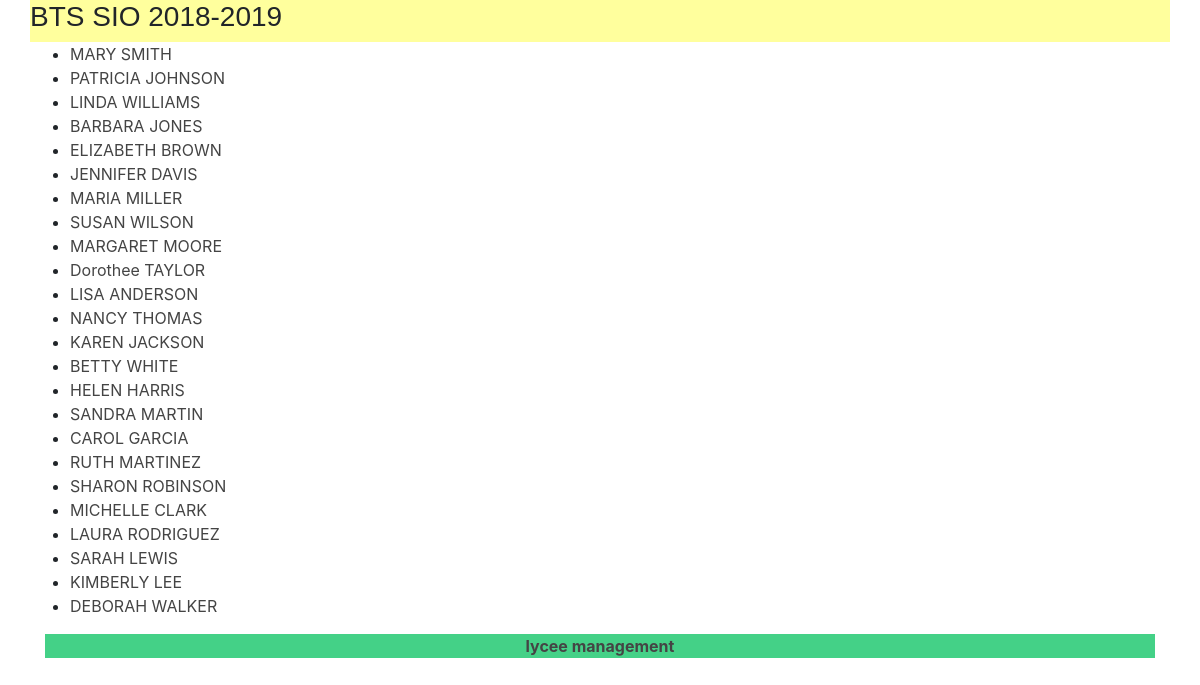
Screenshot of /lycee/3 with the database file from the repository.
### lycee/models.py (models this page shows, shortened)
class Cursus(models.Model):
    name = models.CharField(
        max_length=50,
        blank=False,
        null=True,
        default='aucun'
    )
    year_from_bac = models.SmallIntegerField(
        help_text="year since le bac",
        verbose_name="year",
        blank=False,
        null=True,
        default=0
    )
    scholar_year = models.CharField(
        max_length=9,
        blank=False,
        null=True,
        default='0000-00001'
    )

class Student(models.Model):
    first_name = models.CharField(
        max_length=50,
        blank=False,
        null=False
    )
    birth_date = models.DateField(
        verbose_name='date of birth',
        blank=False,
        null=True
    )
    last_name = models.CharField(
        verbose_name="lastname",
        help_text="last name of the student",
        blank=False,  # pas de champ vide
        null=False,  # pas de champ null (a conjuguer avec default
        default="???",
        max_length=255,  # taille maximale du champ
    )
    phone = models.CharField(
        verbose_name="Phone number",
        help_text="phone number of the student",
        blank=False,  # pas de champ vide
        null=False,  # pas de champ null (a conjuguer avec default
        default="0999999999",
        max_length=10,  # taille maximale du champ
    )
    email = models.EmailField(
        verbose_name="Email",
        help_text="",
        blank=False,  # pas de champ vide
        null=False,  # pas de champ null (a conjuguer avec default
        default="x@y.z",
        max_length=255,  # taille maximale du champ
    )
    comments = models.CharField(
        verbose_name="comments",
        help_text="some comments about the student",
        blank=True,
        null=False,  # pas de champ null (a conjuguer avec default
        default="",
        max_length=255,  # taille maximale du champ
    )
    cursus = models.ForeignKey(
        Cursus,
        on_delete=models.CASCADE,  # necessaire selon la version de Django
        null=True
    )

### lycee/views.py (the view)
# urls.py: path('lycee/<int:cursus_id>',views.detail,name='detail'),
def detail(request, cursus_id):
    cursus = Cursus.objects.get(pk=cursus_id)
    student_list = Student.objects.filter(cursus=cursus_id)
    context = {
        'cursus': cursus,
        'student_list': student_list
    }
    return render(request, 'lycee/cursus/detail_cursus.html', context)

### lycee/templates/lycee/cursus/detail_cursus.html (shortened to what this page needs)
{% extends 'master.html' %}
{% load static %}
{%if student_list%}
  {% block title %}
    {{cursus.name}} {{cursus.scholar_year}}
  {% endblock %}
  {% block content %}
    <div class="container">
        <div class="row">
          <ul>
          {% for student in student_list %}
            <li>
              <a href="/lycee/student/{{student.id}}">
                {{student.first_name}} {{student.last_name}}
              </a>
            </li>
          {% endfor %}
          </ul>
        </div>
    </div>
    {% endblock %}
{% else %}
<p>No student to show</p>
{% endif %}

### lycee/static/lycee/style.css (style rules this page uses)
a { color : #444444; }
html { position: relative; min-height: 100%; }

### rows the page displays
Cursus: name "BTS SIO", scholar_year "2018-2019"
Student: first_name "MARY", last_name "SMITH"
Student: first_name "PATRICIA", last_name "JOHNSON"
Student: first_name "LINDA", last_name "WILLIAMS"
Student: first_name "BARBARA", last_name "JONES"
Student: first_name "ELIZABETH", last_name "BROWN"
Student: first_name "JENNIFER", last_name "DAVIS"
Student: first_name "MARIA", last_name "MILLER"
Student: first_name "SUSAN", last_name "WILSON"
Student: first_name "MARGARET", last_name "MOORE"
Student: first_name "Dorothee", last_name "TAYLOR"
Student: first_name "LISA", last_name "ANDERSON"
Student: first_name "NANCY", last_name "THOMAS"
Student: first_name "KAREN", last_name "JACKSON"
Student: first_name "BETTY", last_name "WHITE"
Student: first_name "HELEN", last_name "HARRIS"
Student: first_name "SANDRA", last_name "MARTIN"
Student: first_name "CAROL", last_name "GARCIA"
Student: first_name "RUTH", last_name "MARTINEZ"
Student: first_name "SHARON", last_name "ROBINSON"
Student: first_name "MICHELLE", last_name "CLARK"
Student: first_name "LAURA", last_name "RODRIGUEZ"
Student: first_name "SARAH", last_name "LEWIS"
Student: first_name "KIMBERLY", last_name "LEE"
Student: first_name "DEBORAH", last_name "WALKER"
